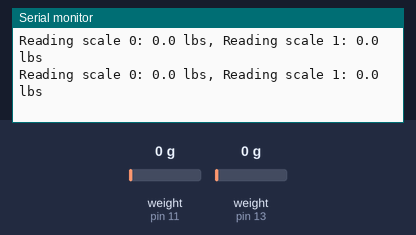
The sketch below on a simulated Arduino Uno, built with avr-gcc and run on an emulated ATmega328P. Shown: the last lines printed to the serial monitor. The inputs (shaded band) are chosen by the test bench; at power-on: weight on the scale (sensors on pin 11, pin 13) 0 g.

Above: at 3.2 s.
3.3 s: weight on the scale (sensor on pin 11) set to 100 g
At 3.37 s:
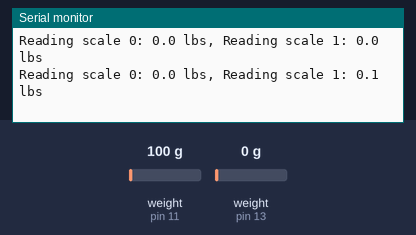
6.3 s: weight on the scale (sensor on pin 13) set to 100 g
At 6.39 s:
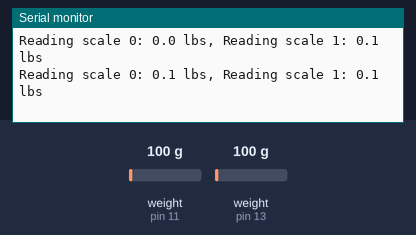
7.8 s: weight on the scale (sensor on pin 11) set to 1250 g
At 7.8 s:
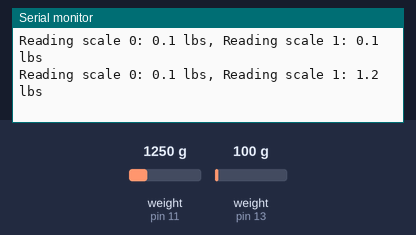
10.8 s: weight on the scale (sensor on pin 13) set to 1250 g
At 10.82 s:
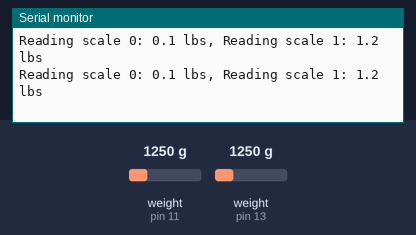
Timing chart, 0 to 13.8 s (numbered marks = the images above; inputs shaded):
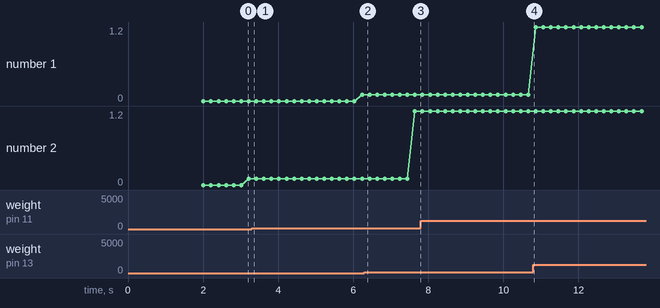

Measured:
- plotted number 1: 0 → 0.1 after the input at 3.3 s
- plotted number 2: 0.1 → 1.2 after the input at 6.3 s

The sketch:

daq.ino
```cpp
#include "HX711.h"

#define DOUT 13
#define CLK 12

#define DOUT1 11
#define CLK1 10

HX711 scale;
HX711 scale1;

float calibration_factor = 84600;

void setup() {
  Serial.begin(9600);

  scale.begin(DOUT, CLK);
  scale.set_scale();
  scale.tare();

  scale1.begin(DOUT1, CLK1);
  scale1.set_scale();
  scale1.tare();
}

void loop() {
  scale.set_scale(calibration_factor);
  scale1.set_scale(calibration_factor);

  Serial.print("Reading scale 0: ");
  Serial.print(scale.get_units(), 1);
  Serial.print(" lbs, Reading scale 1: ");
  Serial.print(scale1.get_units(), 1);
  Serial.print(" lbs");
  Serial.println();
}
```
